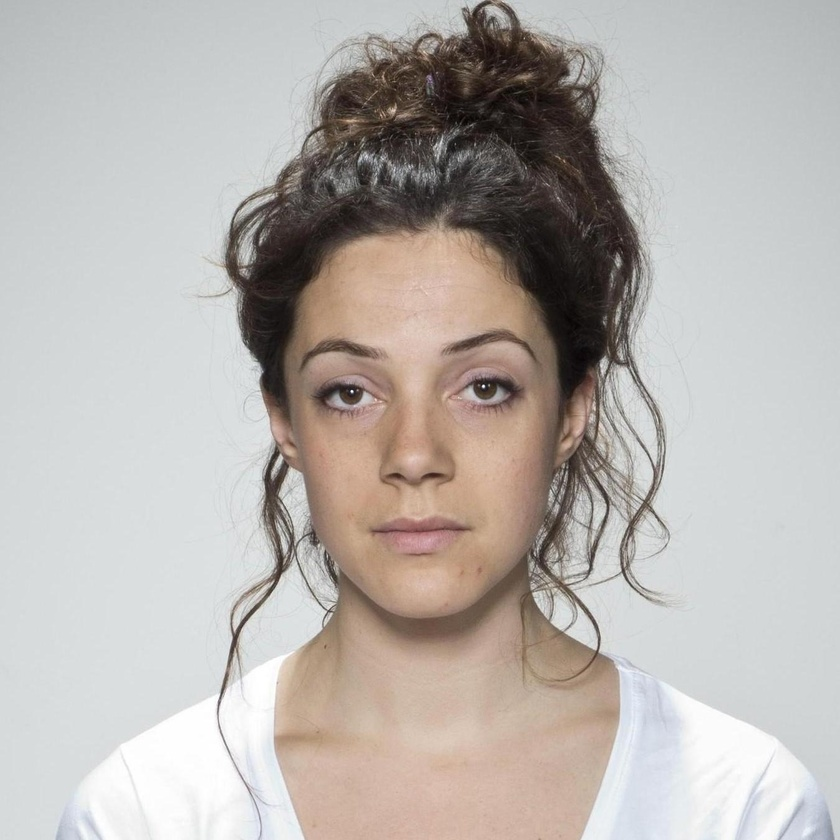
#> input picture home/script/001_03.jpg, 840 x 840 px, shrunk from 1350 x 1350 before the run, given in place of the camera
$ python live.py
#> lines starting #> are read from the running program, lines starting #| are printed output that depends on the picture; after the words box and inside, x2 and y2 are one past the last pixel; in counts of white or black regions, pixels touching at a corner belong together
import cv2
import numpy as np
import sys
def fileNameExtract(path):
    if (path):
        flag = False
        for i in range(len(path)-1, -1, -1):
            if path[i] == '/' or path[i] == '\\':
                flag = True
                break

        if flag:
            return path[i+1:]
    raise Exception('fail to extract file name')

def skinUnderTone():

    cascPath = "/Users/johnz/Documents/Hackabull/env/lib/python3.10/site-packages/cv2/data/haarcascade_frontalface_alt.xml"
    faceCascade = cv2.CascadeClassifier(cascPath)
    video_capture = cv2.VideoCapture(0)

    lower = np.array([0, 48, 80], dtype = "uint8")
    upper = np.array([20, 255, 255], dtype = "uint8")
    while True:
        ret, img = video_capture.read()
#> img is the input picture: shape (840, 840, 3); mean B, G, R 174.9, 179, 184.4
        gray = cv2.cvtColor(img, cv2.COLOR_BGR2GRAY)
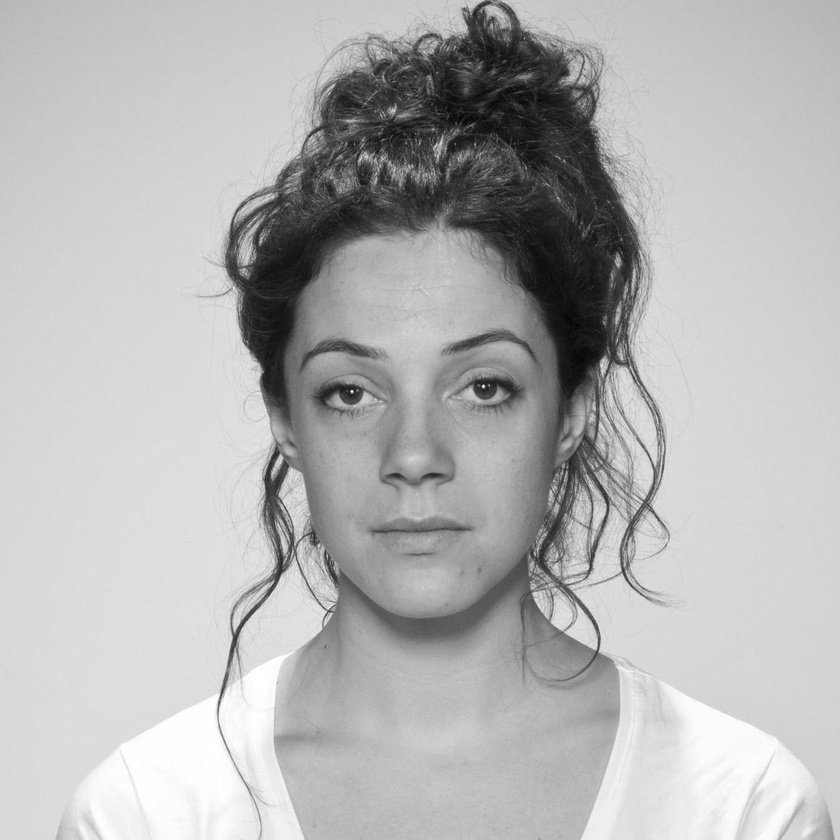
#> gray: shape (840, 840); min 1, max 255, mean 180.2
        converted = cv2.cvtColor(img, cv2.COLOR_BGR2HSV)
#> converted: shape (840, 840, 3); mean H, S, V 59.8, 26.1, 187.3

        faces = faceCascade.detectMultiScale(
            gray,
            scaleFactor=1.1,
            minNeighbors=5,
            minSize=(30, 30),
            flags = cv2.CASCADE_SCALE_IMAGE
        )
#> faces = [[242, 253, 350, 350]]

        for (x, y, w, h) in faces:
            cv2.rectangle(img, (x, y), (x+w, y+h), (0, 255, 0), 2)
#> this loop made 1 pass
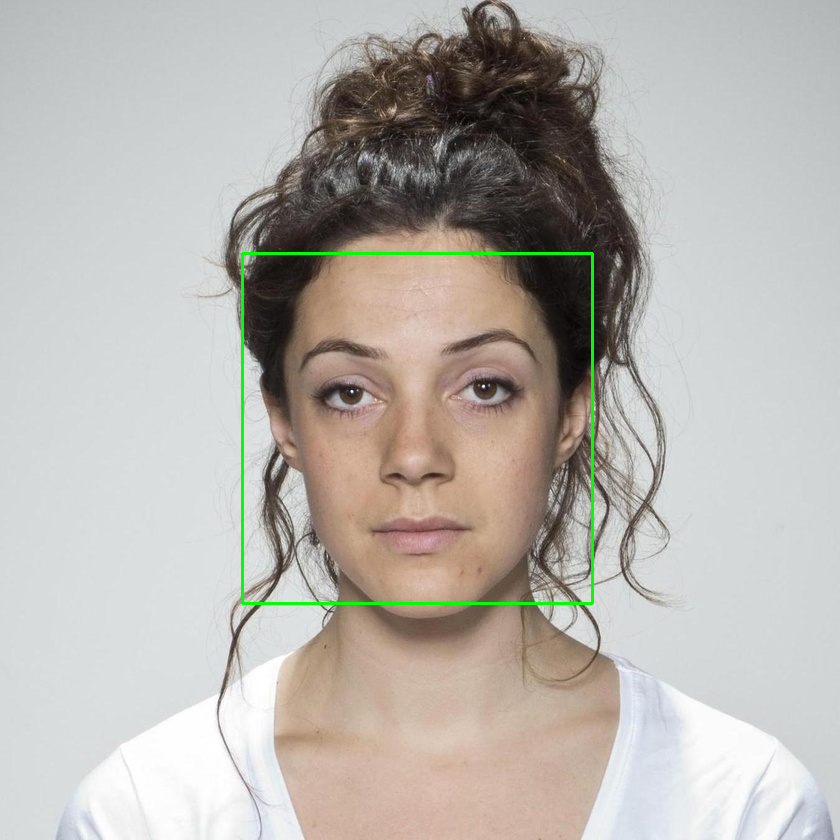
#> img: shape (840, 840, 3); 0.59% of pixels changed, all inside (x1, y1, x2, y2) = (241, 252, 594, 605)

        skinMask = cv2.inRange(converted, lower, upper)
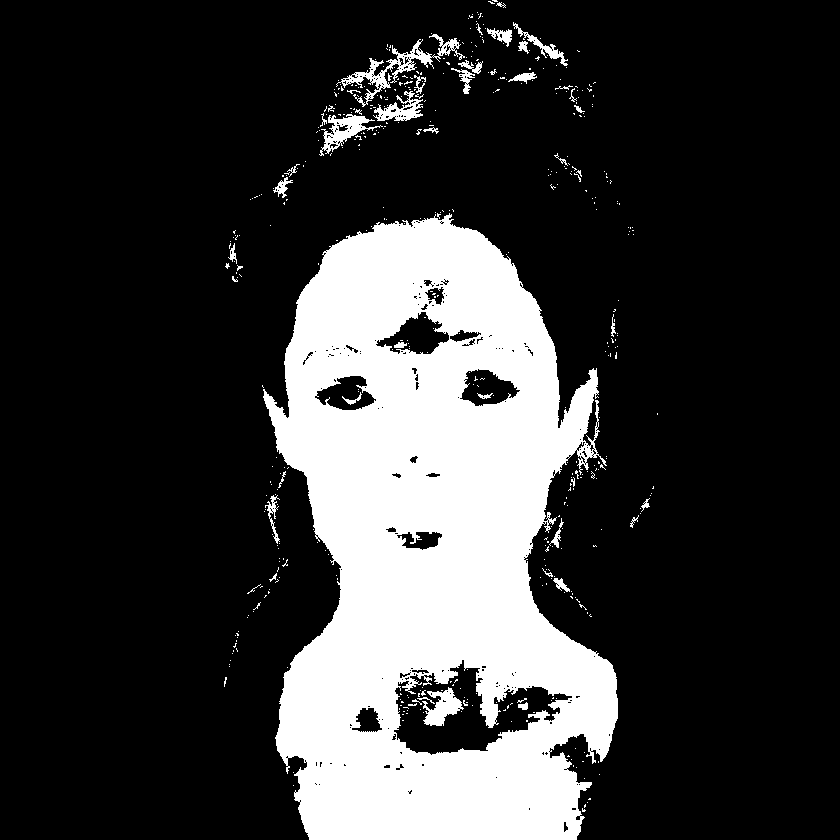
#> skinMask: shape (840, 840); 21.7% white; 482 white regions (442 under 20 px), largest, box (x1, y1, x2, y2) and area: (263, 213, 618, 840) 144896, (336, 34, 465, 107) 1542, (319, 114, 383, 156) 892
        # apply a series of erosions and dilations to the mask
        # using an elliptical kernel
        kernel = cv2.getStructuringElement(cv2.MORPH_ELLIPSE, (11, 11))
        skinMask = cv2.erode(skinMask, kernel, iterations = 1)
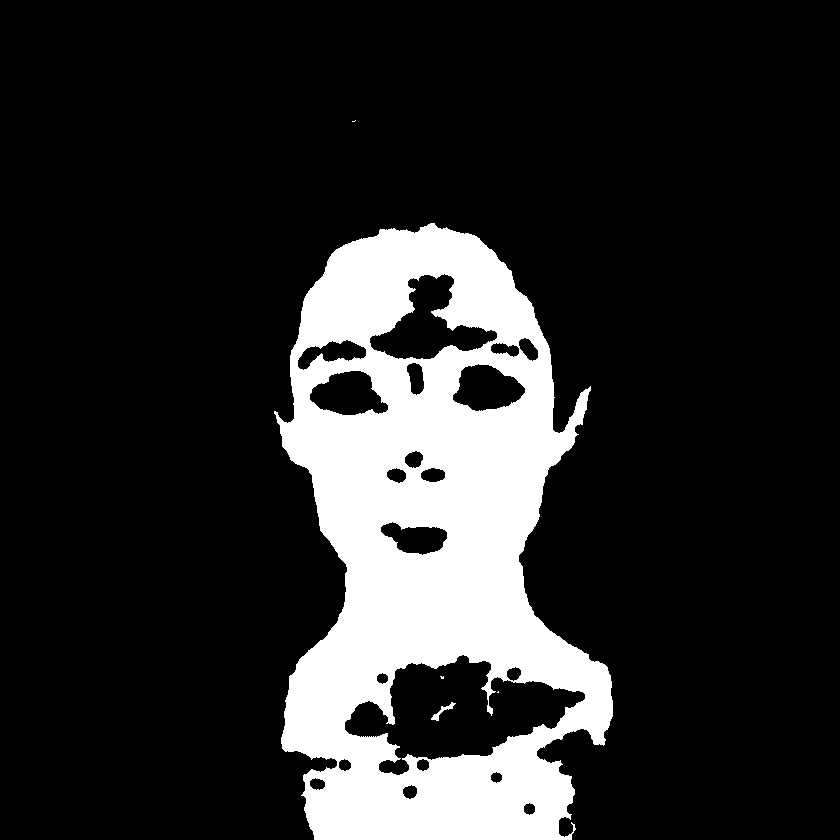
#> skinMask: shape (840, 840); 16.9% white; 5 white regions (3 under 20 px), largest, box (x1, y1, x2, y2) and area: (274, 223, 613, 840) 118990, (431, 702, 456, 721) 117
        skinMask = cv2.dilate(skinMask, kernel, iterations = 1)
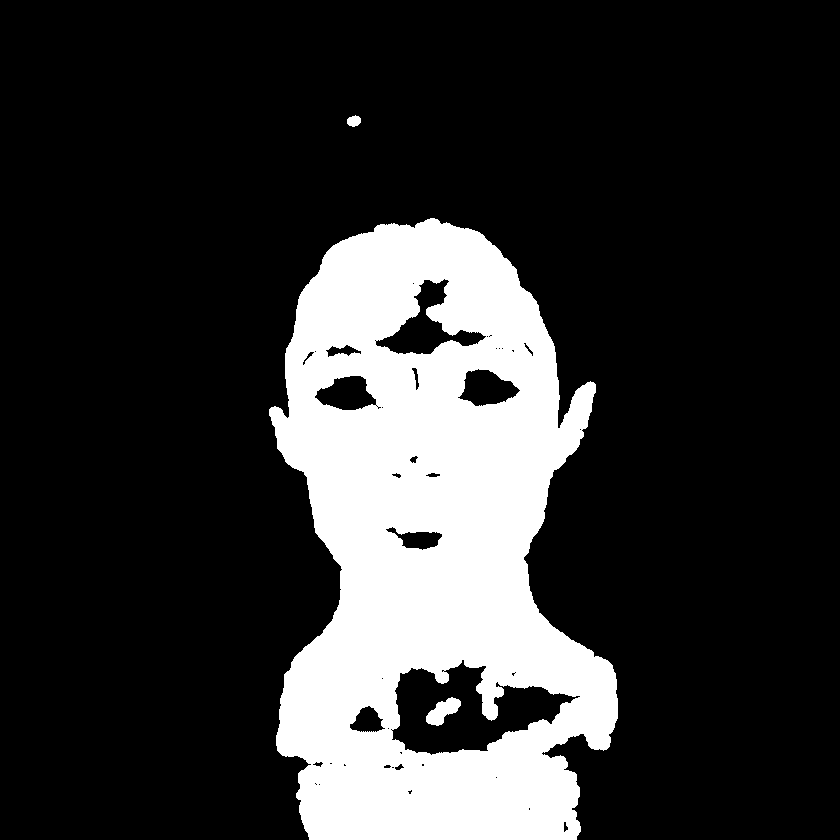
#> skinMask: shape (840, 840); 20% white; 3 white regions, box (x1, y1, x2, y2) and area: (269, 218, 618, 840) 140770, (426, 697, 461, 726) 544, (347, 115, 361, 127) 124
        # blur the mask to help remove noise, then apply the
        # mask to the frame
        skinMask = cv2.GaussianBlur(skinMask, (3, 3), 0)

        skin = cv2.bitwise_and(img, img, mask = skinMask)
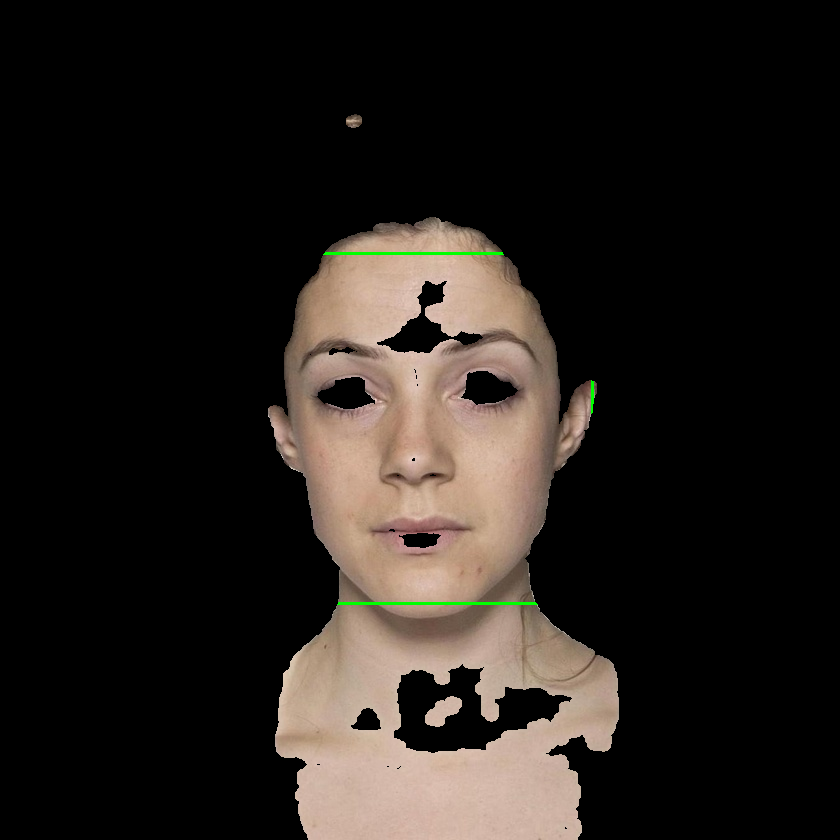
#> skin: shape (840, 840, 3); mean B, G, R 27.5, 31.7, 37.1

        cv2.imshow("hi",np.hstack([img, skin]))
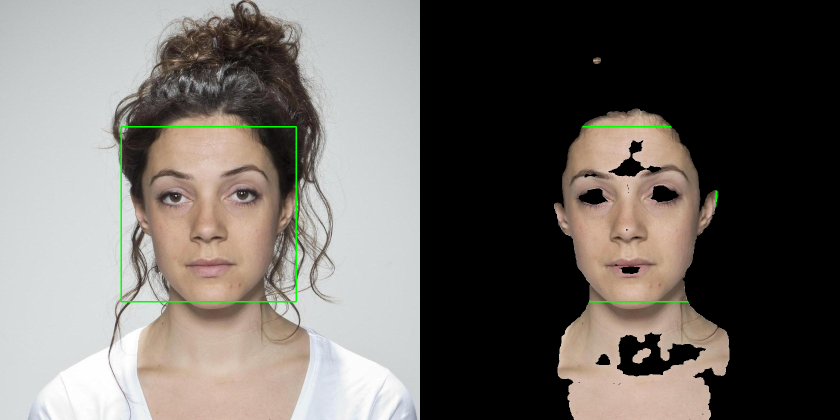
#> window 'hi': shape (840, 1680, 3) (shown at 1/2 size); mean B, G, R 100.8, 105.7, 110.3
        if cv2.waitKey(1) & 0xFF == ord('q'):
#> (key q is pressed here)
            break

skinUnderTone()

$ run again, on home/script/002_03.jpg
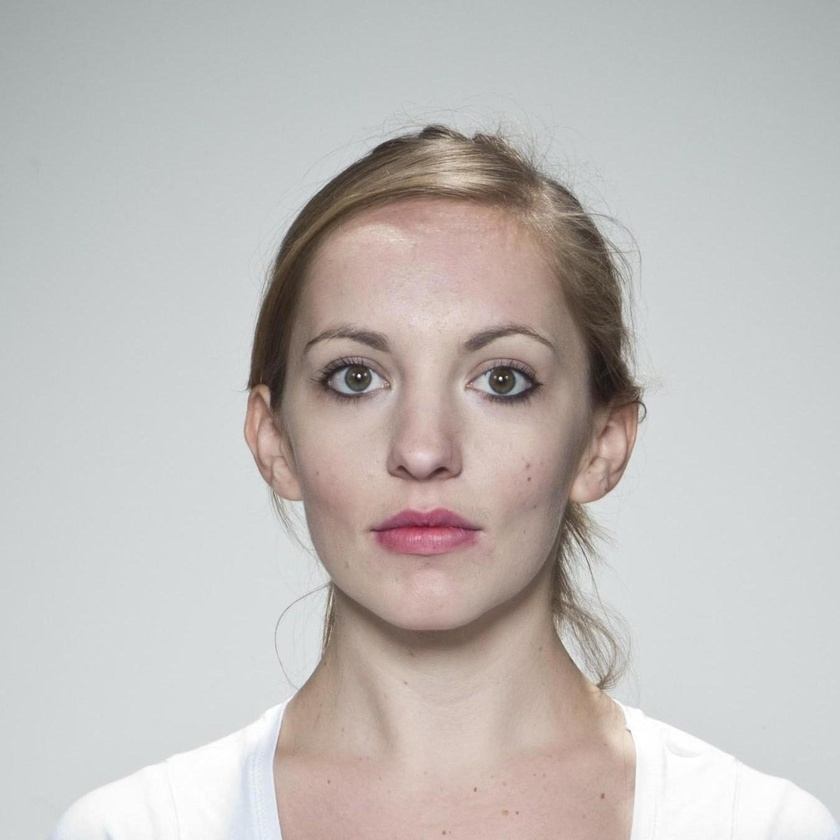
#> input picture home/script/002_03.jpg, 840 x 840 px, shrunk from 1350 x 1350 before the run, given in place of the camera
#> in skinUnderTone, img is the input picture: shape (840, 840, 3); mean B, G, R 186.4, 188.8, 193
#> converted: shape (840, 840, 3); mean H, S, V 64.5, 20.1, 196.4
#> faces = [[239, 231, 377, 377]]
#> the loop in skinUnderTone, `for (x, y, w, h) in faces:` made 1 pass
#> in skinUnderTone, `skinMask = cv2.inRange(converted, lower, upper)`:
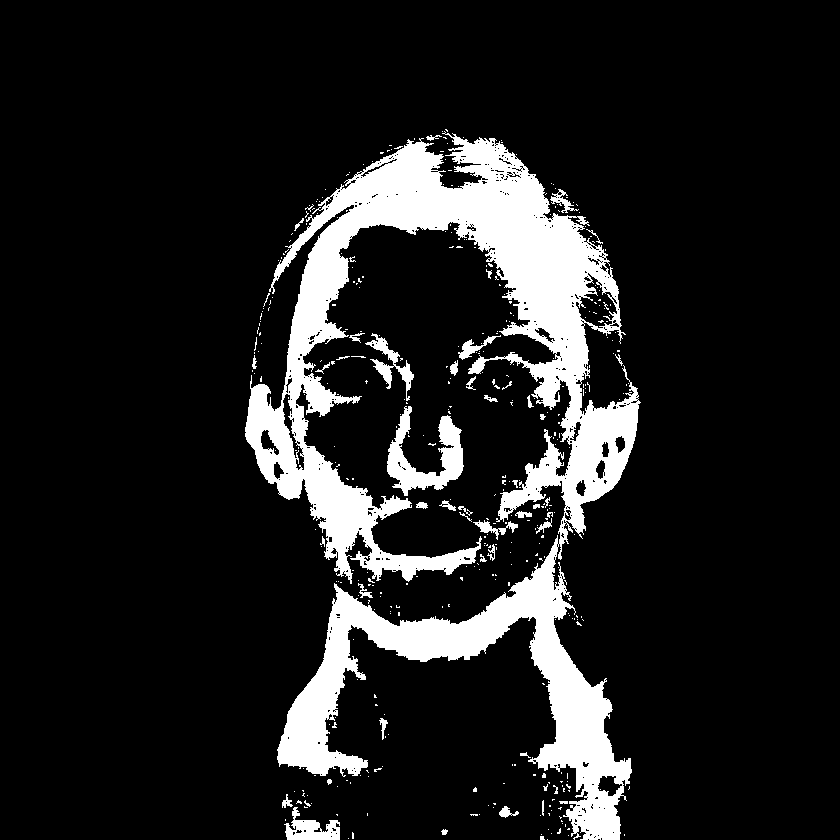
#> skinMask: shape (840, 840); 12.6% white; 405 white regions (360 under 20 px), largest, box (x1, y1, x2, y2) and area: (245, 131, 641, 840) 80307, (387, 406, 464, 496) 2862, (284, 807, 340, 840) 939
#> in skinUnderTone, `cv2.imshow("hi",np.hstack([img, skin]))`:
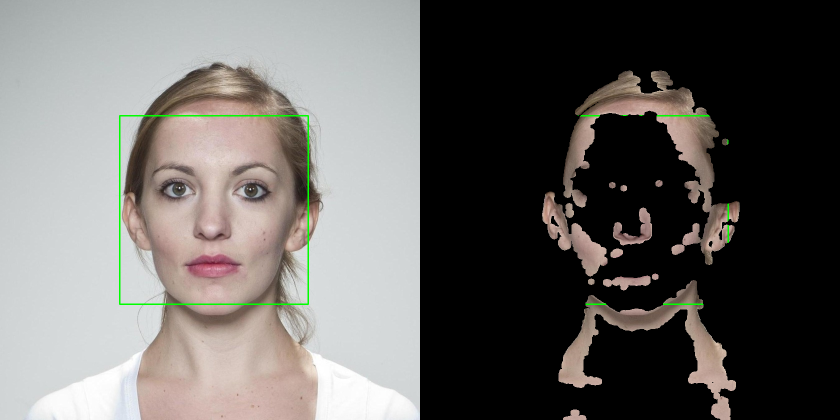
#> window 'hi': shape (840, 1680, 3) (shown at 1/2 size); mean B, G, R 99.2, 102, 104.4

$ run again, on home/script/004_03.jpg
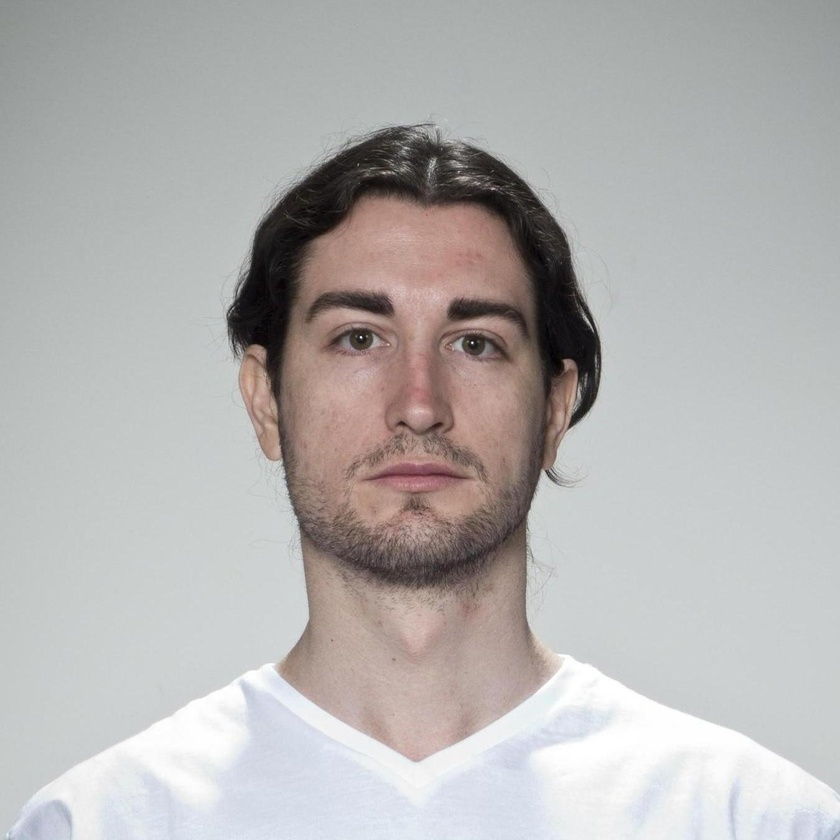
#> input picture home/script/004_03.jpg, 840 x 840 px, shrunk from 1350 x 1350 before the run, given in place of the camera
#> in skinUnderTone, img is the input picture: shape (840, 840, 3); mean B, G, R 177.6, 178.5, 180.6
#> converted: shape (840, 840, 3); mean H, S, V 70.5, 17.1, 184.5
#> faces = [[249, 209, 338, 338]]
#> the loop in skinUnderTone, `for (x, y, w, h) in faces:` made 1 pass
#> in skinUnderTone, `skinMask = cv2.inRange(converted, lower, upper)`:
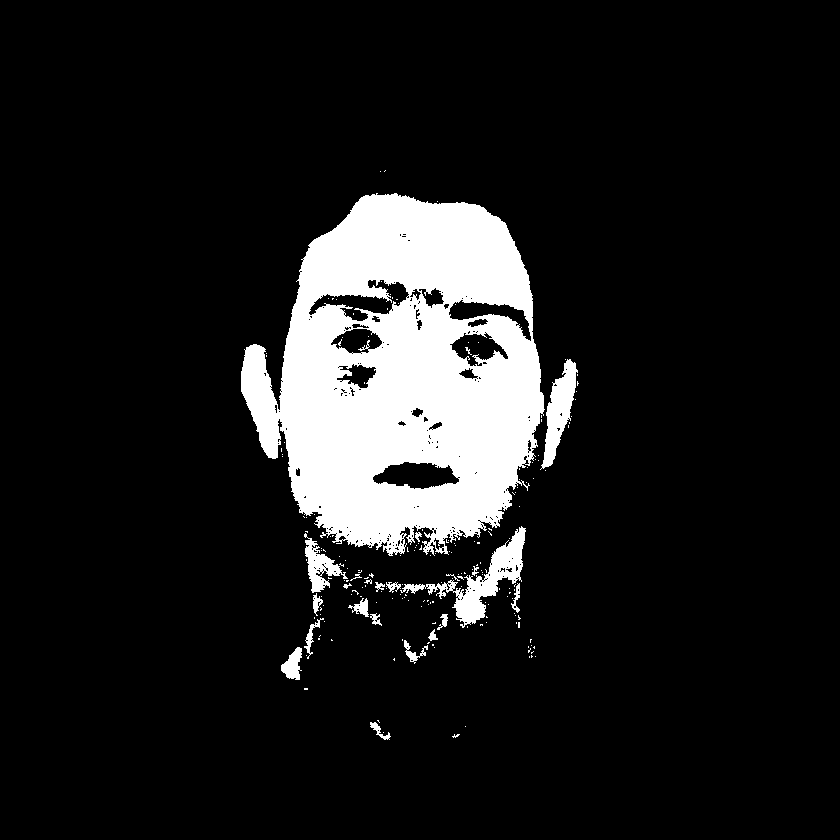
#> skinMask: shape (840, 840); 11.3% white; 198 white regions (176 under 20 px), largest, box (x1, y1, x2, y2) and area: (241, 193, 545, 556) 71689, (400, 526, 526, 628) 2884, (540, 359, 578, 470) 1815
#> in skinUnderTone, `cv2.imshow("hi",np.hstack([img, skin]))`:
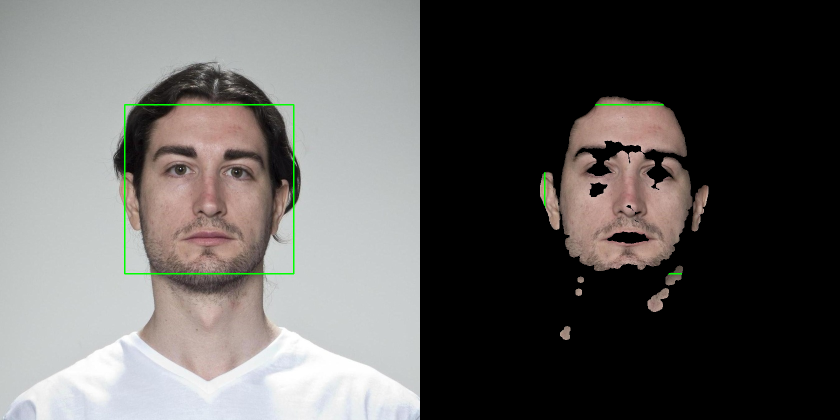
#> window 'hi': shape (840, 1680, 3) (shown at 1/2 size); mean B, G, R 94.7, 96.5, 98.3
